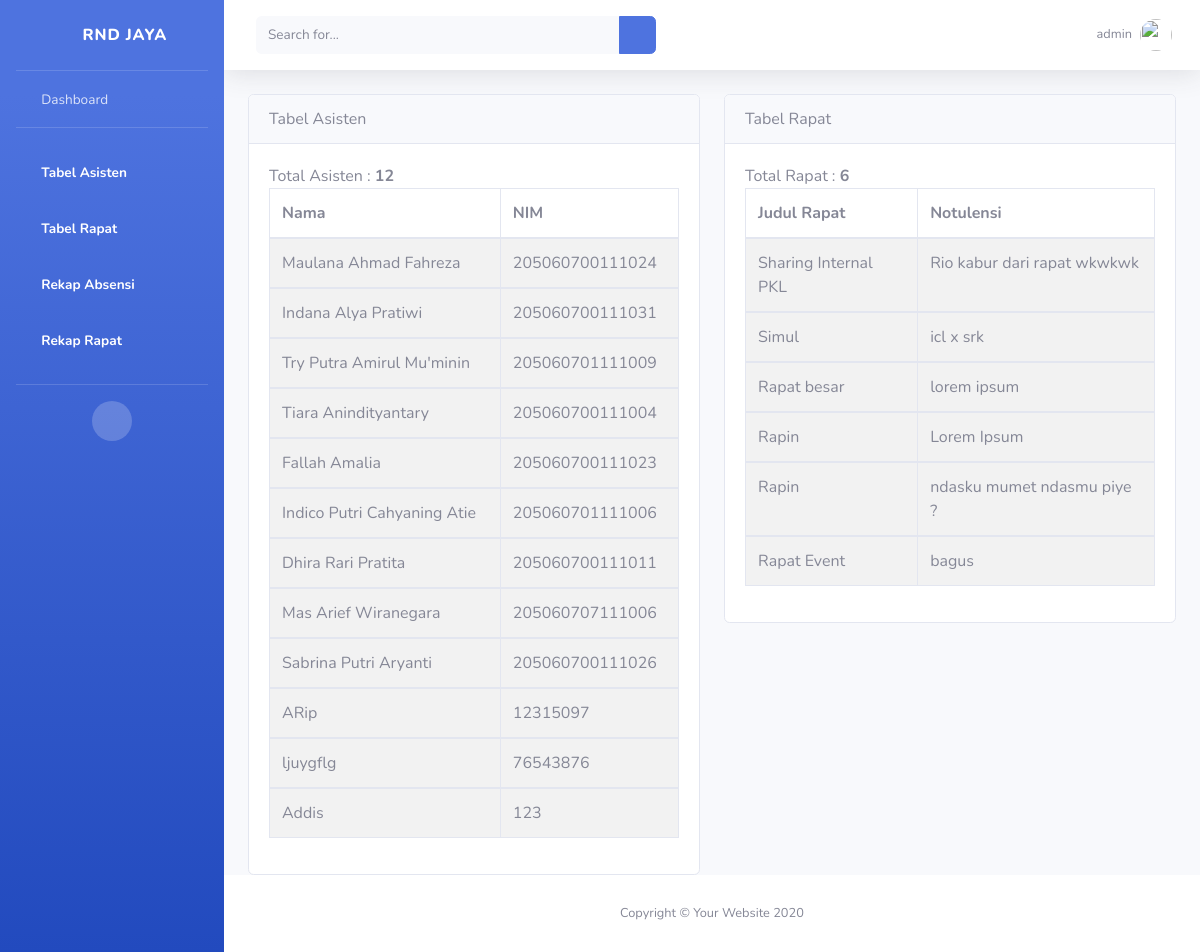
The app's page / (signed in), older data.
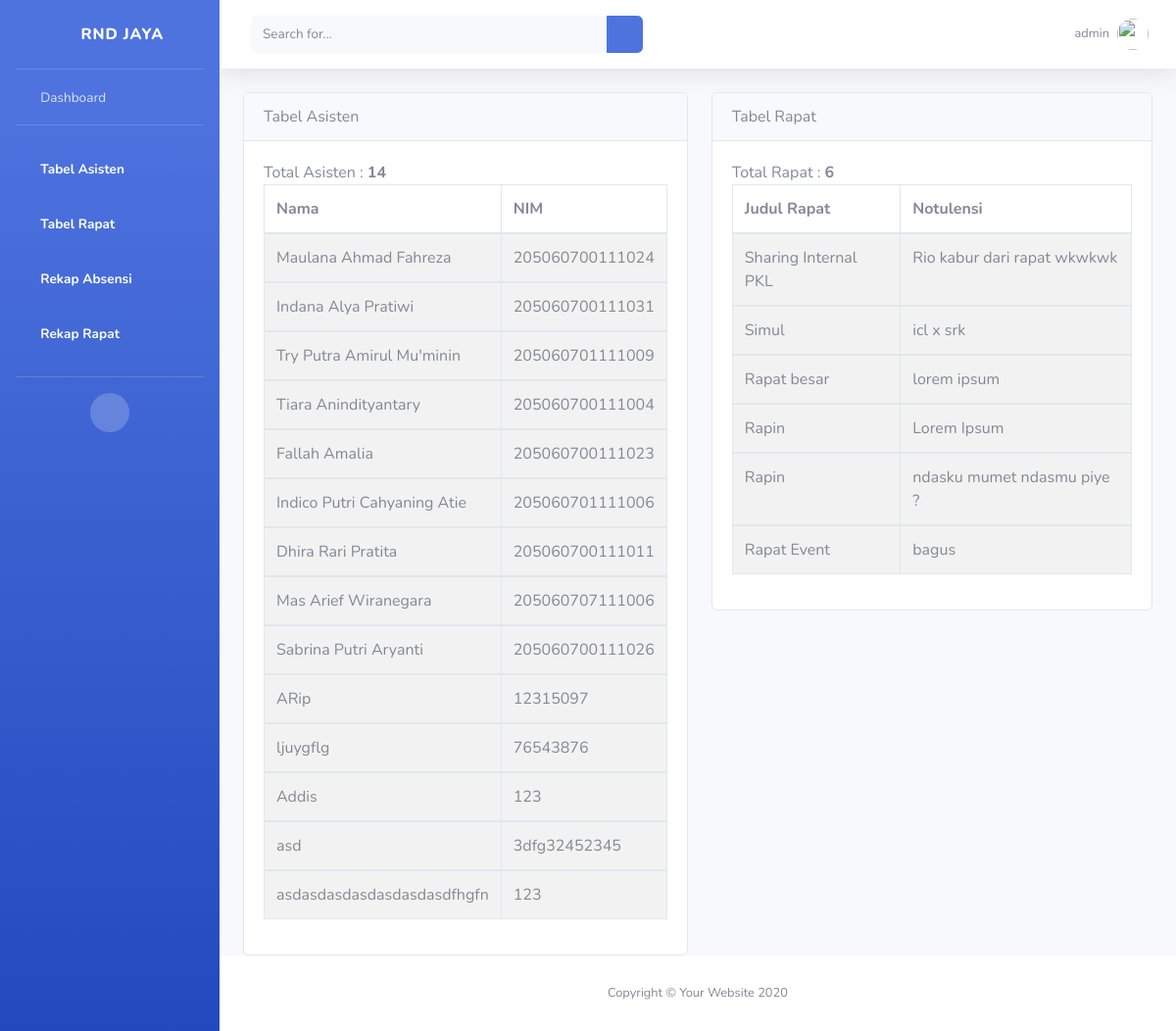
The same page, newer data.
### notulensi_app/models.py (models this page shows, shortened)
class Asisten(models.Model):
  nim = models.CharField(max_length=30, primary_key=True, null=False)
  nama = models.CharField(max_length=100)

class Rapat(models.Model):
  topik = models.CharField(max_length=50)
  notulensi = models.TextField()

### notulensi_app/views.py (the view, shortened to what this page needs)
# urls.py: 2. Add a URL to urlpatterns:  path('', views.home, name='home')
@login_required
def home(request):
  print(request.user)
  print(request.user.groups.all())
  print(request)
  asist = Asisten.objects.all()
  totalasis = len(asist)
  rapat = Rapat.objects.all()
  totalrapat = len(rapat)
  if request.user.is_authenticated and request.user.is_superuser:
    return render(request, 'index.html', {
      "asisten" : asist,
      "totalasis" : totalasis,
      "rapat" : rapat,
      "totalrapat" : totalrapat,
    })

### notulensi_app/templates/index.html (shortened to what the changed rows need)
{% load static %}
<!DOCTYPE html>
<html lang="en">
<head>
    <link href="{% static 'website/vendor/fontawesome-free/css/all.min.css' %}" rel="stylesheet" type="text/css">
    <link href="{% static 'website/css/sb-admin-2.min.css'%}" rel="stylesheet">
    <link href="{% static 'website/vendor/datatables/dataTables.bootstrap4.min.css'%}" rel="stylesheet">
</head>
<body id="page-top">
    <div id="wrapper">
        <div id="content-wrapper" class="d-flex flex-column">
            <div id="content">
                <div class="container-fluid">
                    <div class="row">
                        <div class="col-sm">
                            <div class="card">
                                <div class="card-body">
                                Total Asisten : <strong>{{ totalasis }}</strong>
                                 <table class="table table-striped table-bordered">
                                     <thead>
                                         <tr>
                                            <th>Nama</th>
                                            <th>NIM</th>
                                        </tr>
                                     </thead>
                                     <tbody>
                                        {% for user in asisten %}
                                        <td> {{user.nama}} </td>
                                        <td> {{user.nim}} </td>
                                     </tbody>
                                     {% endfor %}
                                 </table>
                                </div>
                              </div>
                        </div>
                        <div class="col-sm">
                            <div class="card">
                                <div class="card-body">
                                  <table class="table table-bordered table-striped">
                                    <thead>
                                        <tr>
                                            <th>Judul Rapat </th>
                                            <th>Notulensi</th>
                                        </tr>
                                    </thead>
                                    <tbody>
                                        {% for item in rapat %}
                                        <tr>
                                            <td> {{item.topik}}     </td>
                                            <td> {{item.notulensi}} </td>
                                        </tr>
                                    </tbody>
                                    {% endfor %}
                                  </table>
                                </div>
                              </div>
                        </div>
                    </div>
                </div>
            </div>
        </div>
    </div>
</body>
</html>

Row changes from the older to the newer data that the page shows:
added Asisten: nama "asd", nim "3dfg32452345"
added Asisten: nama "asdasdasdasdasdasdasdfhgfn", nim "123"
Text that changed along with them:
{{ totalasis }}: "12" → "14"
